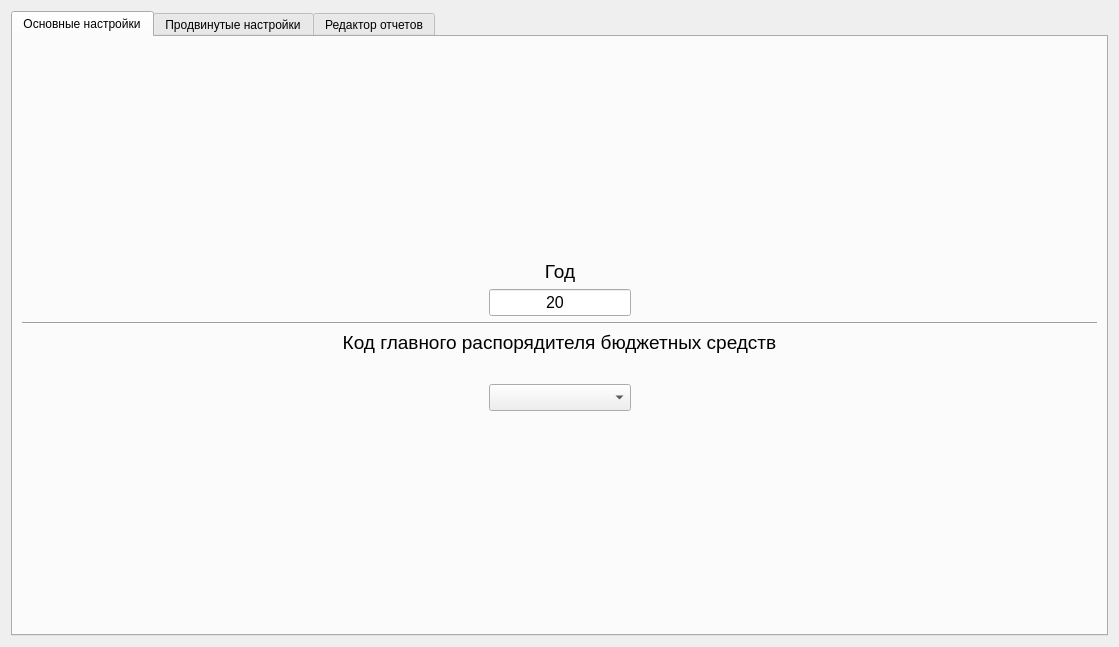
<?xml version="1.0" encoding="UTF-8"?>
<ui version="4.0">
 <class>settings</class>
 <widget class="QWidget" name="settings">
  <property name="geometry">
   <rect>
    <x>0</x>
    <y>0</y>
    <width>1119</width>
    <height>647</height>
   </rect>
  </property>
  <property name="windowTitle">
   <string>Form</string>
  </property>
  <layout class="QGridLayout" name="gridLayout">
   <item row="0" column="0">
    <widget class="QTabWidget" name="settings_tabs">
     <property name="enabled">
      <bool>true</bool>
     </property>
     <property name="currentIndex">
      <number>0</number>
     </property>
     <widget class="QWidget" name="main_settings">
      <attribute name="title">
       <string>Основные настройки</string>
      </attribute>
      <layout class="QGridLayout" name="gridLayout_2">
       <item row="0" column="2">
        <spacer name="verticalSpacer_2">
         <property name="orientation">
          <enum>Qt::Vertical</enum>
         </property>
         <property name="sizeHint" stdset="0">
          <size>
           <width>20</width>
           <height>40</height>
          </size>
         </property>
        </spacer>
       </item>
       <item row="2" column="3">
        <spacer name="horizontalSpacer_5">
         <property name="orientation">
          <enum>Qt::Horizontal</enum>
         </property>
         <property name="sizeHint" stdset="0">
          <size>
           <width>40</width>
           <height>20</height>
          </size>
         </property>
        </spacer>
       </item>
       <item row="10" column="0">
        <spacer name="horizontalSpacer">
         <property name="orientation">
          <enum>Qt::Horizontal</enum>
         </property>
         <property name="sizeHint" stdset="0">
          <size>
           <width>40</width>
           <height>20</height>
          </size>
         </property>
        </spacer>
       </item>
       <item row="2" column="2">
        <widget class="QLineEdit" name="year">
         <property name="sizePolicy">
          <sizepolicy hsizetype="Maximum" vsizetype="Fixed">
           <horstretch>0</horstretch>
           <verstretch>0</verstretch>
          </sizepolicy>
         </property>
         <property name="font">
          <font>
           <pointsize>12</pointsize>
          </font>
         </property>
         <property name="inputMask">
          <string>\2\000</string>
         </property>
         <property name="text">
          <string>20</string>
         </property>
         <property name="frame">
          <bool>true</bool>
         </property>
         <property name="cursorPosition">
          <number>4</number>
         </property>
         <property name="alignment">
          <set>Qt::AlignCenter</set>
         </property>
        </widget>
       </item>
       <item row="2" column="4">
        <spacer name="horizontalSpacer_6">
         <property name="orientation">
          <enum>Qt::Horizontal</enum>
         </property>
         <property name="sizeHint" stdset="0">
          <size>
           <width>40</width>
           <height>20</height>
          </size>
         </property>
        </spacer>
       </item>
       <item row="2" column="0">
        <spacer name="horizontalSpacer_3">
         <property name="orientation">
          <enum>Qt::Horizontal</enum>
         </property>
         <property name="sizeType">
          <enum>QSizePolicy::Preferred</enum>
         </property>
         <property name="sizeHint" stdset="0">
          <size>
           <width>40</width>
           <height>20</height>
          </size>
         </property>
        </spacer>
       </item>
       <item row="10" column="4">
        <spacer name="horizontalSpacer_2">
         <property name="orientation">
          <enum>Qt::Horizontal</enum>
         </property>
         <property name="sizeHint" stdset="0">
          <size>
           <width>40</width>
           <height>20</height>
          </size>
         </property>
        </spacer>
       </item>
       <item row="10" column="1" colspan="3">
        <widget class="QLabel" name="label_2">
         <property name="sizePolicy">
          <sizepolicy hsizetype="Preferred" vsizetype="Fixed">
           <horstretch>0</horstretch>
           <verstretch>0</verstretch>
          </sizepolicy>
         </property>
         <property name="font">
          <font>
           <pointsize>14</pointsize>
          </font>
         </property>
         <property name="text">
          <string>Код главного распорядителя бюджетных средств</string>
         </property>
         <property name="textFormat">
          <enum>Qt::AutoText</enum>
         </property>
         <property name="alignment">
          <set>Qt::AlignCenter</set>
         </property>
        </widget>
       </item>
       <item row="5" column="0" colspan="5">
        <widget class="Line" name="line">
         <property name="orientation">
          <enum>Qt::Horizontal</enum>
         </property>
        </widget>
       </item>
       <item row="1" column="2">
        <widget class="QLabel" name="label">
         <property name="sizePolicy">
          <sizepolicy hsizetype="Preferred" vsizetype="Fixed">
           <horstretch>0</horstretch>
           <verstretch>0</verstretch>
          </sizepolicy>
         </property>
         <property name="font">
          <font>
           <pointsize>14</pointsize>
          </font>
         </property>
         <property name="text">
          <string>Год</string>
         </property>
         <property name="alignment">
          <set>Qt::AlignCenter</set>
         </property>
        </widget>
       </item>
       <item row="2" column="1">
        <spacer name="horizontalSpacer_4">
         <property name="orientation">
          <enum>Qt::Horizontal</enum>
         </property>
         <property name="sizeHint" stdset="0">
          <size>
           <width>40</width>
           <height>20</height>
          </size>
         </property>
        </spacer>
       </item>
       <item row="12" column="2">
        <widget class="QComboBox" name="cb_kgrbs">
         <property name="sizePolicy">
          <sizepolicy hsizetype="Preferred" vsizetype="Fixed">
           <horstretch>0</horstretch>
           <verstretch>0</verstretch>
          </sizepolicy>
         </property>
         <property name="font">
          <font>
           <pointsize>12</pointsize>
          </font>
         </property>
        </widget>
       </item>
       <item row="11" column="1" colspan="3">
        <widget class="QLabel" name="title_kgrbs">
         <property name="sizePolicy">
          <sizepolicy hsizetype="Preferred" vsizetype="Fixed">
           <horstretch>0</horstretch>
           <verstretch>0</verstretch>
          </sizepolicy>
         </property>
         <property name="font">
          <font>
           <pointsize>12</pointsize>
          </font>
         </property>
         <property name="text">
          <string/>
         </property>
         <property name="alignment">
          <set>Qt::AlignCenter</set>
         </property>
        </widget>
       </item>
       <item row="13" column="2">
        <spacer name="verticalSpacer">
         <property name="orientation">
          <enum>Qt::Vertical</enum>
         </property>
         <property name="sizeHint" stdset="0">
          <size>
           <width>20</width>
           <height>40</height>
          </size>
         </property>
        </spacer>
       </item>
      </layout>
     </widget>
     <widget class="QWidget" name="prog_settings">
      <property name="enabled">
       <bool>true</bool>
      </property>
      <attribute name="title">
       <string>Продвинутые настройки</string>
      </attribute>
      <widget class="QFrame" name="frame">
       <property name="enabled">
        <bool>true</bool>
       </property>
       <property name="geometry">
        <rect>
         <x>10</x>
         <y>10</y>
         <width>251</width>
         <height>41</height>
        </rect>
       </property>
       <property name="frameShape">
        <enum>QFrame::StyledPanel</enum>
       </property>
       <property name="frameShadow">
        <enum>QFrame::Raised</enum>
       </property>
       <layout class="QGridLayout" name="gridLayout_3">
        <item row="0" column="1">
         <widget class="QCheckBox" name="krp_check">
          <property name="text">
           <string>КРП</string>
          </property>
         </widget>
        </item>
        <item row="0" column="0">
         <widget class="QPushButton" name="pushButton_2">
          <property name="sizePolicy">
           <sizepolicy hsizetype="Fixed" vsizetype="Fixed">
            <horstretch>0</horstretch>
            <verstretch>0</verstretch>
           </sizepolicy>
          </property>
          <property name="text">
           <string>Выполнить запрос</string>
          </property>
         </widget>
        </item>
       </layout>
      </widget>
      <widget class="QPushButton" name="browse_update">
       <property name="enabled">
        <bool>false</bool>
       </property>
       <property name="geometry">
        <rect>
         <x>440</x>
         <y>220</y>
         <width>80</width>
         <height>21</height>
        </rect>
       </property>
       <property name="text">
        <string>Обзор</string>
       </property>
      </widget>
      <widget class="QLineEdit" name="path_update">
       <property name="enabled">
        <bool>false</bool>
       </property>
       <property name="geometry">
        <rect>
         <x>106</x>
         <y>219</y>
         <width>311</width>
         <height>22</height>
        </rect>
       </property>
       <property name="readOnly">
        <bool>true</bool>
       </property>
      </widget>
     </widget>
     <widget class="QWidget" name="editor_report">
      <property name="enabled">
       <bool>true</bool>
      </property>
      <attribute name="title">
       <string>Редактор отчетов</string>
      </attribute>
      <widget class="QPushButton" name="pushButton">
       <property name="geometry">
        <rect>
         <x>20</x>
         <y>20</y>
         <width>121</width>
         <height>21</height>
        </rect>
       </property>
       <property name="text">
        <string>Редактировать отчет</string>
       </property>
      </widget>
     </widget>
    </widget>
   </item>
  </layout>
 </widget>
 <resources/>
 <connections/>
</ui>
